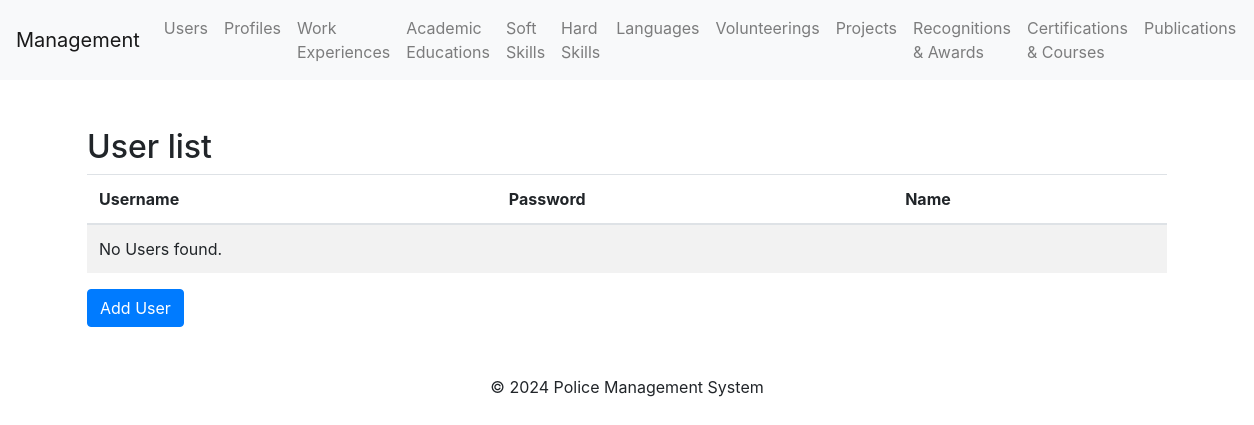
The app's page /users/, older data.
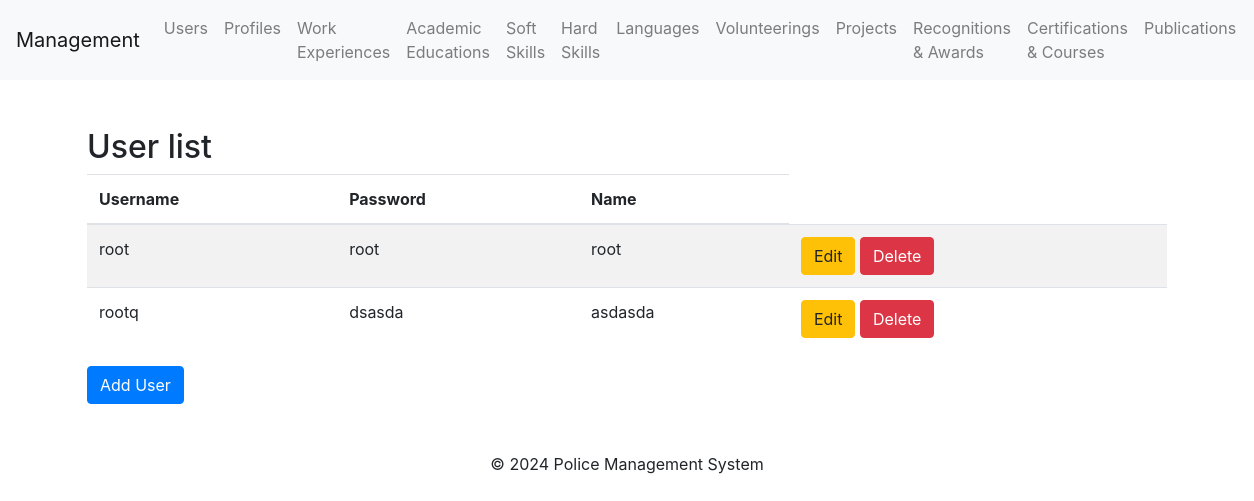
The same page, newer data.
### profile_cv/models.py (models this page shows)
class User(models.Model):
    username = models.CharField(max_length=150, unique=True)  # Unique username
    password = models.CharField(max_length=128)  # User password
    name = models.CharField(max_length=255)  # Full name of the user

### profile_cv/views.py (the view)
# urls.py: path('users/', user_list, name='user_list'),
def user_list(request):
    users = User.objects.all()
    return render(request, "user/user_list.html", {"users": users})

### profile_cv/templates/user/user_list.html (shortened to what this page needs)
{% extends 'base.html' %}
{% block content %}
<div class="container mt-5">
    <h2>User list</h2>
    <table class="table table-striped">
        <thead>
            <tr>
                <th>Username</th>
                <th>Password</th>
                <th>Name</th>
            </tr>
        </thead>
        <tbody>
            {% for user in users %}
            <tr>
                <td>{{ user.username }}</td>
                <td>{{ user.password }}</td>
                <td>{{ user.name }}</td>
                <td>
                    <a class="btn btn-warning" href="{% url 'user_update' user.pk %}">Edit</a>
                    <a class="btn btn-danger" href="{% url 'user_delete' user.pk %}">Delete</a>
                </td>
            </tr>
            {% empty %}
            <tr>
                <td colspan="4">No Users found.</td>
            </tr>
            {% endfor %}
        </tbody>
    </table>
    <a class="btn btn-primary" href="{% url 'user_create' %}">Add User</a>
</div>
{% endblock %}

### profile_cv/templates/base.html (shortened to what this page needs)
<!DOCTYPE html>
<html lang="en">
<head>
    <link href="https://stackpath.bootstrapcdn.com/bootstrap/4.5.2/css/bootstrap.min.css" rel="stylesheet">
</head>
<body>
    <nav class="navbar navbar-expand-lg navbar-light bg-light">
        <a class="navbar-brand" href="/">Management</a>
        <div class="collapse navbar-collapse">
    <ul class="navbar-nav mr-auto">
        <li class="nav-item"><a class="nav-link" href="{% url 'user_list' %}">Users</a></li>
        <li class="nav-item"><a class="nav-link" href="{% url 'profile_list' %}">Profiles</a></li>
        <li class="nav-item"><a class="nav-link" href="{% url 'work_experience_list' %}">Work Experiences</a></li>
        <li class="nav-item"><a class="nav-link" href="{% url 'academic_education_list' %}">Academic Educations</a></li>
        <li class="nav-item"><a class="nav-link" href="{% url 'soft_skill_list' %}">Soft Skills</a></li>
        <li class="nav-item"><a class="nav-link" href="{% url 'hard_skill_list' %}">Hard Skills</a></li>
        <li class="nav-item"><a class="nav-link" href="{% url 'language_list' %}">Languages</a></li>
        <li class="nav-item"><a class="nav-link" href="{% url 'volunteering_list' %}">Volunteerings</a></li>
        <li class="nav-item"><a class="nav-link" href="{% url 'project_list' %}">Projects</a></li>
        <li class="nav-item"><a class="nav-link" href="{% url 'recognition_award_list' %}">Recognitions & Awards</a></li>
        <li class="nav-item"><a class="nav-link" href="{% url 'certification_course_list' %}">Certifications & Courses</a></li>
        <li class="nav-item"><a class="nav-link" href="{% url 'publication_list' %}">Publications</a></li>
    </ul>
</div>
    </nav>
    <div class="container mt-4">
        {% block content %}
        {% endblock %}
    </div>
    <footer class="text-center mt-5">
        <p>&copy; 2024 Police Management System</p>
    </footer>
</body>
</html>

Row changes from the older to the newer data that the page shows:
added User: username "root", password "root", name "root"
added User: username "rootq", password "dsasda", name "asdasda"
Text that changed along with them:
text no longer shown: "No Users found."
